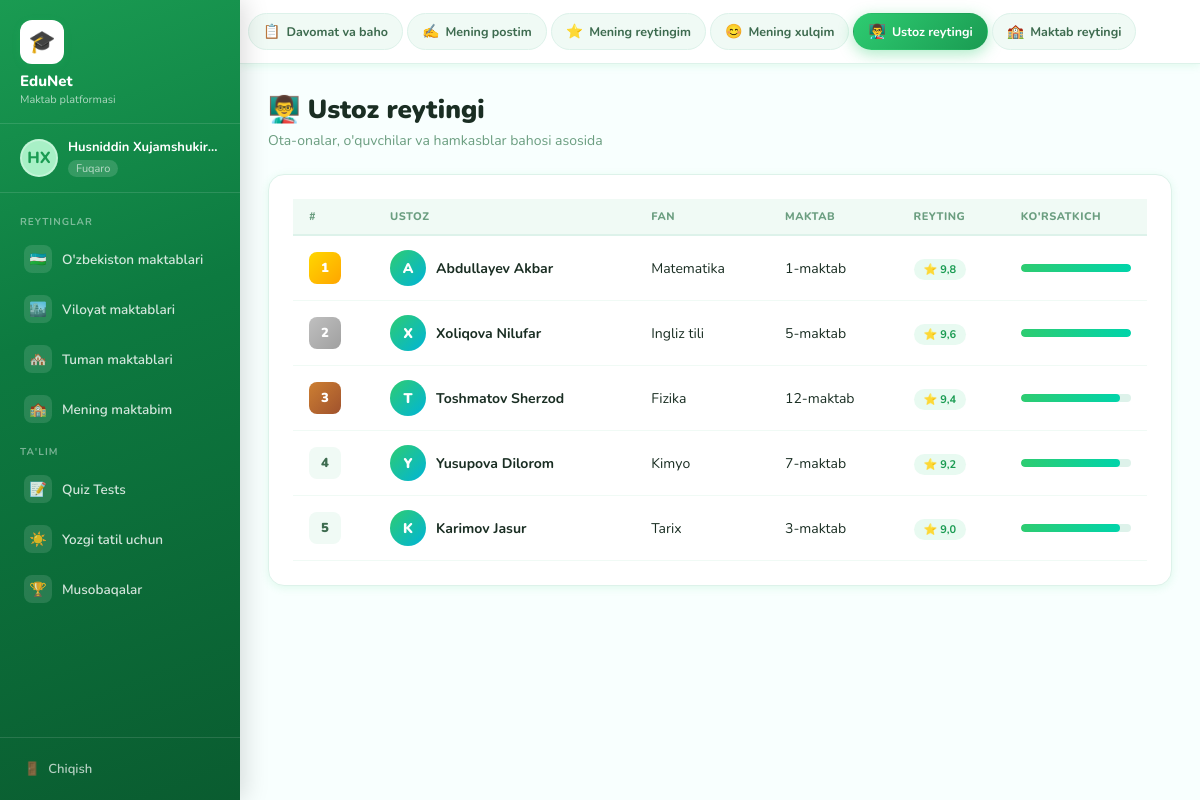
The page /ustoz-reyting/ (signed in) on the database its author committed.
### accounts/models.py (models this page shows, shortened)
class CustomUser(AbstractUser):
    rol = models.CharField(max_length=20, choices=ROL_CHOICES, default='oquvchi')
    viloyat = models.CharField(max_length=50, choices=VILOYATLAR, blank=True)
    tuman = models.CharField(max_length=100, blank=True)
    maktab_raqam = models.CharField(max_length=20, blank=True)
    sinf = models.IntegerField(null=True, blank=True)
    avatar = models.ImageField(upload_to='avatars/', blank=True, null=True)
    reyting = models.FloatField(default=0.0)
    created_at = models.DateTimeField(auto_now_add=True)

### main/views.py (the view)
# urls.py: path('ustoz-reyting/', views.ustoz_reytingi, name='ustoz_reytingi'),
@login_required
def ustoz_reytingi(request):
    ustozlar = CustomUser.objects.filter(rol='ustoz').order_by('-reyting')[:20]
    demo = [
        {'ismi': 'Abdullayev Akbar', 'fan': 'Matematika', 'reyting': 9.8, 'maktab': '1-maktab'},
        {'ismi': 'Xoliqova Nilufar', 'fan': 'Ingliz tili', 'reyting': 9.6, 'maktab': '5-maktab'},
        {'ismi': 'Toshmatov Sherzod', 'fan': 'Fizika', 'reyting': 9.4, 'maktab': '12-maktab'},
        {'ismi': 'Yusupova Dilorom', 'fan': 'Kimyo', 'reyting': 9.2, 'maktab': '7-maktab'},
        {'ismi': 'Karimov Jasur', 'fan': 'Tarix', 'reyting': 9.0, 'maktab': '3-maktab'},
    ]
    return render(request, 'main/ustoz_reytingi.html', {
        'ustozlar': ustozlar if ustozlar.exists() else demo
    })

### templates/main/ustoz_reytingi.html (shortened to what this page needs)
{% extends 'dashboard_base.html' %}
{% block content %}
<div class="page-header">
  <h1>👨‍🏫 Ustoz reytingi</h1>
  <p>Ota-onalar, o'quvchilar va hamkasblar bahosi asosida</p>
</div>
<div class="card">
  <table class="reyting-table">
    <thead><tr><th>#</th><th>Ustoz</th><th>Fan</th><th>Maktab</th><th>Reyting</th><th>Ko'rsatkich</th></tr></thead>
    <tbody>
      {% for u in ustozlar %}
      <tr>
        <td><div class="rank-badge {% if forloop.counter == 1 %}rank-1{% elif forloop.counter == 2 %}rank-2{% elif forloop.counter == 3 %}rank-3{% else %}rank-other{% endif %}">{{ forloop.counter }}</div></td>
        <td>
          <div style="display:flex;align-items:center;gap:10px">
            <div style="width:36px;height:36px;background:linear-gradient(135deg,#2ecc71,#00b4d8);border-radius:50%;display:flex;align-items:center;justify-content:center;color:white;font-weight:900;font-size:14px">
              {{ u.ismi|first|upper }}
            </div>
            <strong>{{ u.ismi }}</strong>
          </div>
        </td>
        <td>{{ u.fan }}</td>
        <td>{{ u.maktab }}</td>
        <td><span class="badge badge-green">⭐ {{ u.reyting }}</span></td>
        <td>
          <div class="progress-bar">
            <div class="progress-fill" style="width:{{ u.reyting|floatformat:0 }}0%"></div>
          </div>
        </td>
      </tr>
      {% endfor %}
    </tbody>
  </table>
</div>
{% endblock %}

### templates/dashboard_base.html
{% extends 'base.html' %}
{% load static %}
{% block body %}
<div class="app-layout">
  <aside class="sidebar">
    <div class="sidebar-logo">
      <div class="logo-icon">🎓</div>
      <h2>EduNet</h2>
      <p>Maktab platformasi</p>
    </div>
    <div class="sidebar-user">
      <div class="avatar">{{ request.user.first_name|first|upper }}{{ request.user.last_name|first|upper }}</div>
      <div class="user-info">
        <div class="name">{{ request.user.get_full_name|default:request.user.username }}</div>
        <span class="rol">{{ request.user.get_rol_display }}</span>
      </div>
    </div>
    <nav class="sidebar-nav">
      <div class="nav-label">Reytinglar</div>
      <a href="{% url 'uzbekiston_maktablari' %}" class="{% if request.resolver_match.url_name == 'uzbekiston_maktablari' %}active{% endif %}">
        <span class="nav-icon">🇺🇿</span> O'zbekiston maktablari
      </a>
      <a href="{% url 'viloyat_maktablari' %}" class="{% if request.resolver_match.url_name == 'viloyat_maktablari' %}active{% endif %}">
        <span class="nav-icon">🏙️</span> Viloyat maktablari
      </a>
      <a href="{% url 'tuman_maktablari' %}" class="{% if request.resolver_match.url_name == 'tuman_maktablari' %}active{% endif %}">
        <span class="nav-icon">🏘️</span> Tuman maktablari
      </a>
      <a href="{% url 'mening_maktabim' %}" class="{% if request.resolver_match.url_name == 'mening_maktabim' %}active{% endif %}">
        <span class="nav-icon">🏫</span> Mening maktabim
      </a>
      <div class="nav-label">Ta'lim</div>
      <a href="{% url 'quiz_tests' %}" class="{% if request.resolver_match.url_name == 'quiz_tests' %}active{% endif %}">
        <span class="nav-icon">📝</span> Quiz Tests
      </a>
      <a href="{% url 'yozgi_tatil' %}" class="{% if request.resolver_match.url_name == 'yozgi_tatil' %}active{% endif %}">
        <span class="nav-icon">☀️</span> Yozgi tatil uchun
      </a>
      <a href="{% url 'musobaqalar' %}" class="{% if request.resolver_match.url_name == 'musobaqalar' %}active{% endif %}">
        <span class="nav-icon">🏆</span> Musobaqalar
      </a>
    </nav>
    <div class="sidebar-bottom">
      <a href="{% url 'logout' %}">
        <span>🚪</span> Chiqish
      </a>
    </div>
  </aside>
  <div class="main-wrapper">
    <header class="topbar">
      <a href="{% url 'davomat_baho' %}" class="top-btn {% if request.resolver_match.url_name == 'davomat_baho' %}active{% endif %}">
        <span class="btn-icon">📋</span> Davomat va baho
      </a>
      <a href="{% url 'mening_postim' %}" class="top-btn {% if request.resolver_match.url_name == 'mening_postim' %}active{% endif %}">
        <span class="btn-icon">✍️</span> Mening postim
      </a>
      <a href="{% url 'mening_reytingim' %}" class="top-btn {% if request.resolver_match.url_name == 'mening_reytingim' %}active{% endif %}">
        <span class="btn-icon">⭐</span> Mening reytingim
      </a>
      <a href="{% url 'mening_xulqim' %}" class="top-btn {% if request.resolver_match.url_name == 'mening_xulqim' %}active{% endif %}">
        <span class="btn-icon">😊</span> Mening xulqim
      </a>
      <a href="{% url 'ustoz_reytingi' %}" class="top-btn {% if request.resolver_match.url_name == 'ustoz_reytingi' %}active{% endif %}">
        <span class="btn-icon">👨‍🏫</span> Ustoz reytingi
      </a>
      <a href="{% url 'maktab_reytingi' %}" class="top-btn {% if request.resolver_match.url_name == 'maktab_reytingi' %}active{% endif %}">
        <span class="btn-icon">🏫</span> Maktab reytingi
      </a>
    </header>
    <main class="page-content">
      {% block content %}{% endblock %}
    </main>
  </div>
</div>
{% endblock %}

### rows shown on the page
CustomUser: user.first_name|first "H", user.last_name|first "X", user.get_full_name "Husniddin Xujamshukir…", user.rol "Fuqaro"

### other values the page prints
{{ u.ismi|first|upper }} "A" "X" "T" "Y" "K"
{{ u.ismi }} "Abdullayev Akbar" "Xoliqova Nilufar" "Toshmatov Sherzod" "Yusupova Dilorom" "Karimov Jasur"
{{ u.fan }} "Matematika" "Ingliz tili" "Fizika" "Kimyo" "Tarix"
{{ u.maktab }} "1-maktab" "5-maktab" "12-maktab" "7-maktab" "3-maktab"
{{ u.reyting }} "9,8" "9,6" "9,4" "9,2" "9,0"
